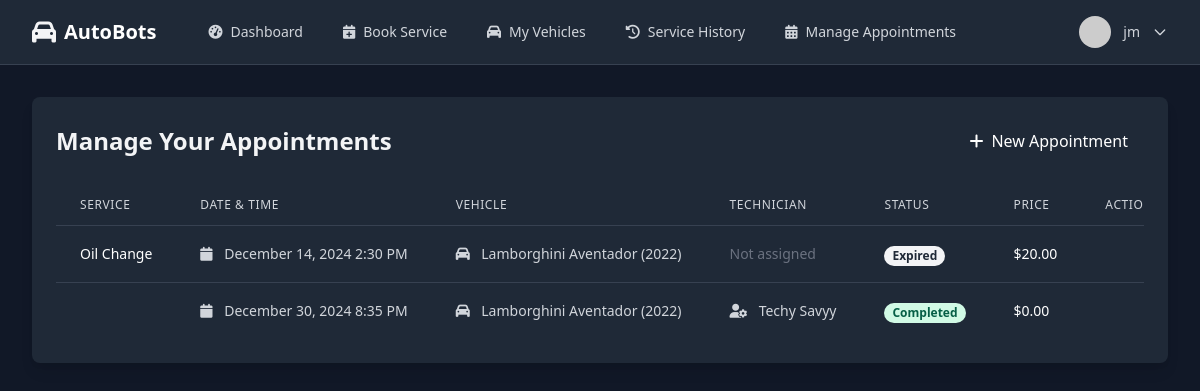
Page /customer_manage_appointments.php (signed in) on the committed database.
### tables this page shows
CREATE TABLE `users` (
  `user_id` int(11) NOT NULL,
  `role` enum('admin','technician','customer') NOT NULL,
  `first_name` varchar(50) NOT NULL,
  `last_name` varchar(50) NOT NULL,
  `email` varchar(100) NOT NULL,
  `password` varchar(255) NOT NULL,
  `phone_number` varchar(15) NOT NULL,
  `created_at` timestamp NOT NULL DEFAULT current_timestamp(),
  `updated_at` timestamp NOT NULL DEFAULT current_timestamp() ON UPDATE current_timestamp(),
  `loyalty_points` int(11) DEFAULT 0,
  `notification_preferences` longtext DEFAULT NULL CHECK (json_valid(`notification_preferences`))
);

CREATE TABLE `appointments` (
  `appointment_id` int(11) NOT NULL,
  `user_id` int(11) NOT NULL,
  `vehicle_id` int(11) NOT NULL,
  `service_id` int(11) DEFAULT NULL,
  `technician_id` int(11) DEFAULT NULL,
  `appointment_date` datetime NOT NULL,
  `status` enum('pending','confirmed','in-progress','completed','cancelled') DEFAULT 'pending',
  `notes` text DEFAULT NULL,
  `created_at` timestamp NOT NULL DEFAULT current_timestamp(),
  `updated_at` timestamp NOT NULL DEFAULT current_timestamp() ON UPDATE current_timestamp(),
  `package_id` int(11) DEFAULT NULL
);

CREATE TABLE `services` (
  `service_id` int(11) NOT NULL,
  `name` varchar(100) NOT NULL,
  `description` text DEFAULT NULL,
  `price` decimal(10,2) NOT NULL,
  `duration_minutes` int(11) NOT NULL,
  `created_at` timestamp NOT NULL DEFAULT current_timestamp(),
  `updated_at` timestamp NOT NULL DEFAULT current_timestamp() ON UPDATE current_timestamp()
);

CREATE TABLE `vehicles` (
  `vehicle_id` int(11) NOT NULL,
  `user_id` int(11) NOT NULL,
  `make` varchar(50) NOT NULL,
  `model` varchar(50) NOT NULL,
  `year` year(4) NOT NULL,
  `license_plate` varchar(20) NOT NULL,
  `photo_url` varchar(255) DEFAULT NULL,
  `created_at` timestamp NOT NULL DEFAULT current_timestamp(),
  `updated_at` timestamp NOT NULL DEFAULT current_timestamp() ON UPDATE current_timestamp(),
  `mileage` int(11) DEFAULT NULL,
  `last_service_date` date DEFAULT NULL
);

### customer_manage_appointments.php (the view, shortened to what this page needs)
<?php
include 'includes/db.php';
$user_id = $_SESSION['user_id'];
$user_sql = "SELECT * FROM users WHERE user_id = ?";
$stmt = $conn->prepare($user_sql);
$stmt->bind_param("i", $user_id);
$stmt->execute();
$user_data = $stmt->get_result()->fetch_assoc();
$user_id = $_SESSION['user_id'];
$sql = "SELECT a.*,
        s.name as service_name,
        s.price,
        v.make, v.model, v.year,
        u.first_name as tech_first_name,
        u.last_name as tech_last_name,
        CASE
            WHEN a.appointment_date < NOW() AND a.status = 'pending' THEN 'expired'
            ELSE a.status
        END as display_status
        FROM appointments a
        LEFT JOIN services s ON a.service_id = s.service_id
        JOIN vehicles v ON a.vehicle_id = v.vehicle_id
        LEFT JOIN users u ON a.technician_id = u.user_id
        WHERE a.user_id = ?
        ORDER BY
            CASE a.status
                WHEN 'pending' THEN 1
                WHEN 'confirmed' THEN 2
                WHEN 'in-progress' THEN 3
                WHEN 'completed' THEN 4
                WHEN 'cancelled' THEN 5
            END,
            a.appointment_date DESC";
$stmt = $conn->prepare($sql);
$stmt->bind_param("i", $user_id);
$stmt->execute();
$appointments = $stmt->get_result();
function getStatusColor($status) {
    $colors = [
        'pending' => 'bg-yellow-100 text-yellow-800',
        'confirmed' => 'bg-blue-100 text-blue-800',
        'in-progress' => 'bg-indigo-100 text-indigo-800',
        'completed' => 'bg-green-100 text-green-800',
        'cancelled' => 'bg-red-100 text-red-800',
        'expired' => 'bg-gray-100 text-gray-800'
    ];
    return $colors[$status] ?? 'bg-gray-100 text-gray-800';
}
?>
<!DOCTYPE html>
<html lang="en">
<head>
    <link href="https://cdn.jsdelivr.net/npm/tailwindcss@2.2.19/dist/tailwind.min.css" rel="stylesheet">
    <link rel="stylesheet" href="https://cdnjs.cloudflare.com/ajax/libs/font-awesome/6.0.0/css/all.min.css">
</head>
<body class="bg-gray-900 text-gray-100">
    <div x-data="{ showLogoutModal: false, isOpen: false }">
        <nav class="bg-gray-800 border-b border-gray-700">
        <div class="max-w-7xl mx-auto px-4 sm:px-6 lg:px-8">
            <div class="flex items-center justify-between h-16">
                <div class="flex items-center">
                    <a href="index.php" class="flex items-center">
                        <i class="fas fa-car text-orange-500 text-2xl"></i>
                        <span class="ml-2 text-xl font-bold text-white">AutoBots</span>
                    </a>
                    <div class="hidden md:block ml-10">
                        <div class="flex items-center space-x-4">
                            <a href="customer_dashboard.php"
                               class="text-gray-300 hover:bg-gray-700 hover:text-white px-3 py-2 rounded-md text-sm font-medium">
                                <i class="fas fa-tachometer-alt mr-2"></i>Dashboard
                            </a>
                            <a href="book_appointment.php"
                               class="text-gray-300 hover:bg-gray-700 hover:text-white px-3 py-2 rounded-md text-sm font-medium">
                                <i class="fas fa-calendar-plus mr-2"></i>Book Service
                            </a>
                            <a href="manage_vehicles.php"
                               class="text-gray-300 hover:bg-gray-700 hover:text-white px-3 py-2 rounded-md text-sm font-medium">
                                <i class="fas fa-car mr-2"></i>My Vehicles
                            </a>
                            <a href="service_history.php"
                               class="text-gray-300 hover:bg-gray-700 hover:text-white px-3 py-2 rounded-md text-sm font-medium">
                                <i class="fas fa-history mr-2"></i>Service History
                            </a>
                            <a href="customer_manage_appointments.php"
                               class="text-gray-300 hover:bg-gray-700 hover:text-white px-3 py-2 rounded-md text-sm font-medium"
                               x-data
                               @click.prevent="window.location.href='customer_manage_appointments.php'">
                                <i class="fas fa-calendar-alt mr-2"></i>Manage Appointments
                            </a>
                        </div>
                    </div>
                </div>
                <div class="hidden md:flex items-center" x-data="{ profileOpen: false }">
                    <div class="relative">
                        <button @click="profileOpen = !profileOpen"
                                class="flex items-center space-x-3 text-gray-300 hover:text-white focus:outline-none"
                                type="button">
                            <img src="https://ui-avatars.com/api/?name=<?php echo urlencode($user_data['first_name'] . ' ' . $user_data['last_name']); ?>&background=F97316&color=fff"
                                 class="h-8 w-8 rounded-full">
                            <span class="text-sm font-medium"><?php echo htmlspecialchars($user_data['first_name']); ?></span>
                            <svg class="w-4 h-4 ml-1" :class="{'rotate-180': profileOpen}" fill="none" stroke="currentColor" viewBox="0 0 24 24">
                                <path stroke-linecap="round" stroke-linejoin="round" stroke-width="2" d="M19 9l-7 7-7-7"></path>
                            </svg>
                        </button>
                    </div>
                </div>
            </div>
        </div>
    </nav>
        <div class="max-w-7xl mx-auto px-4 sm:px-6 lg:px-8 py-8">
            <div class="bg-gray-800 rounded-lg shadow-lg p-6">
                <div class="flex justify-between items-center mb-6">
                    <h1 class="text-2xl font-bold">Manage Your Appointments</h1>
                    <a href="book_appointment.php" class="bg-orange-500 hover:bg-orange-600 text-white px-4 py-2 rounded-md">
                        <i class="fas fa-plus mr-2"></i>New Appointment
                    </a>
                </div>
                <?php if ($appointments->num_rows > 0): ?>
                    <div class="overflow-x-auto">
                        <table class="min-w-full divide-y divide-gray-700">
                            <thead>
                                <tr>
                                    <th class="px-6 py-3 text-left text-xs font-medium text-gray-300 uppercase tracking-wider">
                                        Service
                                    </th>
                                    <th class="px-6 py-3 text-left text-xs font-medium text-gray-300 uppercase tracking-wider">
                                        Date & Time
                                    </th>
                                    <th class="px-6 py-3 text-left text-xs font-medium text-gray-300 uppercase tracking-wider">
                                        Vehicle
                                    </th>
                                    <th class="px-6 py-3 text-left text-xs font-medium text-gray-300 uppercase tracking-wider">
                                        Technician
                                    </th>
                                    <th class="px-6 py-3 text-left text-xs font-medium text-gray-300 uppercase tracking-wider">
                                        Status
                                    </th>
                                    <th class="px-6 py-3 text-left text-xs font-medium text-gray-300 uppercase tracking-wider">
                                        Price
                                    </th>
                                    <th class="px-6 py-3 text-right text-xs font-medium text-gray-300 uppercase tracking-wider">
                                        Actions
                                    </th>
                                </tr>
                            </thead>
                            <tbody class="divide-y divide-gray-700">
                                <?php while($appointment = $appointments->fetch_assoc()): ?>
                                    <tr class="hover:bg-gray-700 transition-colors">
                                        <td class="px-6 py-4 whitespace-nowrap">
                                            <div class="text-sm font-medium text-white">
                                                <?php echo htmlspecialchars($appointment['service_name']); ?>
                                            </div>
                                        </td>
                                        <td class="px-6 py-4 whitespace-nowrap">
                                            <div class="text-sm text-gray-300">
                                                <i class="fas fa-calendar mr-2"></i>
                                                <?php echo date('F j, Y g:i A', strtotime($appointment['appointment_date'])); ?>
                                            </div>
                                        </td>
                                        <td class="px-6 py-4 whitespace-nowrap">
                                            <div class="text-sm text-gray-300">
                                                <i class="fas fa-car mr-2"></i>
                                                <?php echo htmlspecialchars($appointment['make'] . ' ' . $appointment['model'] . ' (' . $appointment['year'] . ')'); ?>
                                            </div>
                                        </td>
                                        <td class="px-6 py-4 whitespace-nowrap">
                                            <div class="text-sm text-gray-300">
                                                <?php if ($appointment['tech_first_name']): ?>
                                                    <i class="fas fa-user-gear mr-2"></i>
                                                    <?php echo htmlspecialchars($appointment['tech_first_name'] . ' ' . $appointment['tech_last_name']); ?>
                                                <?php else: ?>
                                                    <span class="text-gray-500">Not assigned</span>
                                                <?php endif; ?>
                                            </div>
                                        </td>
                                        <td class="px-6 py-4 whitespace-nowrap">
                                            <span class="px-2 inline-flex text-xs leading-5 font-semibold rounded-full
                                                <?php echo getStatusColor($appointment['display_status']); ?>">
                                                <?php echo ucfirst($appointment['display_status']); ?>
                                            </span>
                                        </td>
                                        <td class="px-6 py-4 whitespace-nowrap">
                                            <div class="text-sm font-medium text-white">
                                                $<?php echo number_format($appointment['price'], 2); ?>
                                            </div>
                                        </td>
                                        <td class="px-6 py-4 whitespace-nowrap text-right text-sm font-medium">
                                        </td>
                                    </tr>
                                <?php endwhile; ?>
                            </tbody>
                        </table>
                    </div>
                <?php endif; ?>
            </div>
        </div>
    </div>
</body>
</html>

### rows in the picture
users: first_name "jm"
appointments: service.name "Oil Change", appointment_date "December 14, 2024 2:30 PM", vehicle.year "Lamborghini Aventador (2022)", shows "Not assigned", display_status "Expired", service.price "20.00"
appointments: appointment_date "December 30, 2024 8:35 PM", vehicle.year "Lamborghini Aventador (2022)", technician.last_name "Techy Savyy", display_status "Completed", price "0.00"
